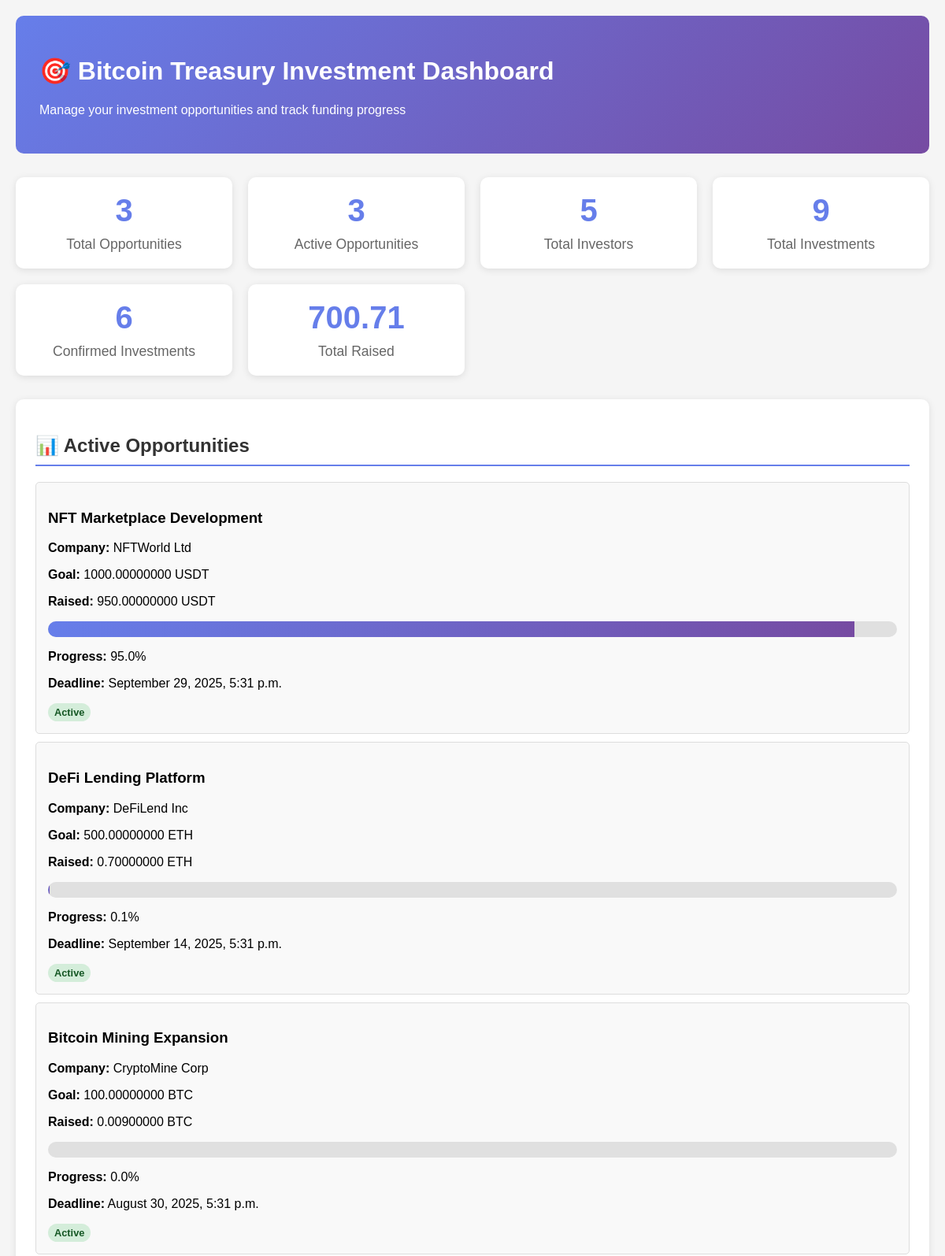
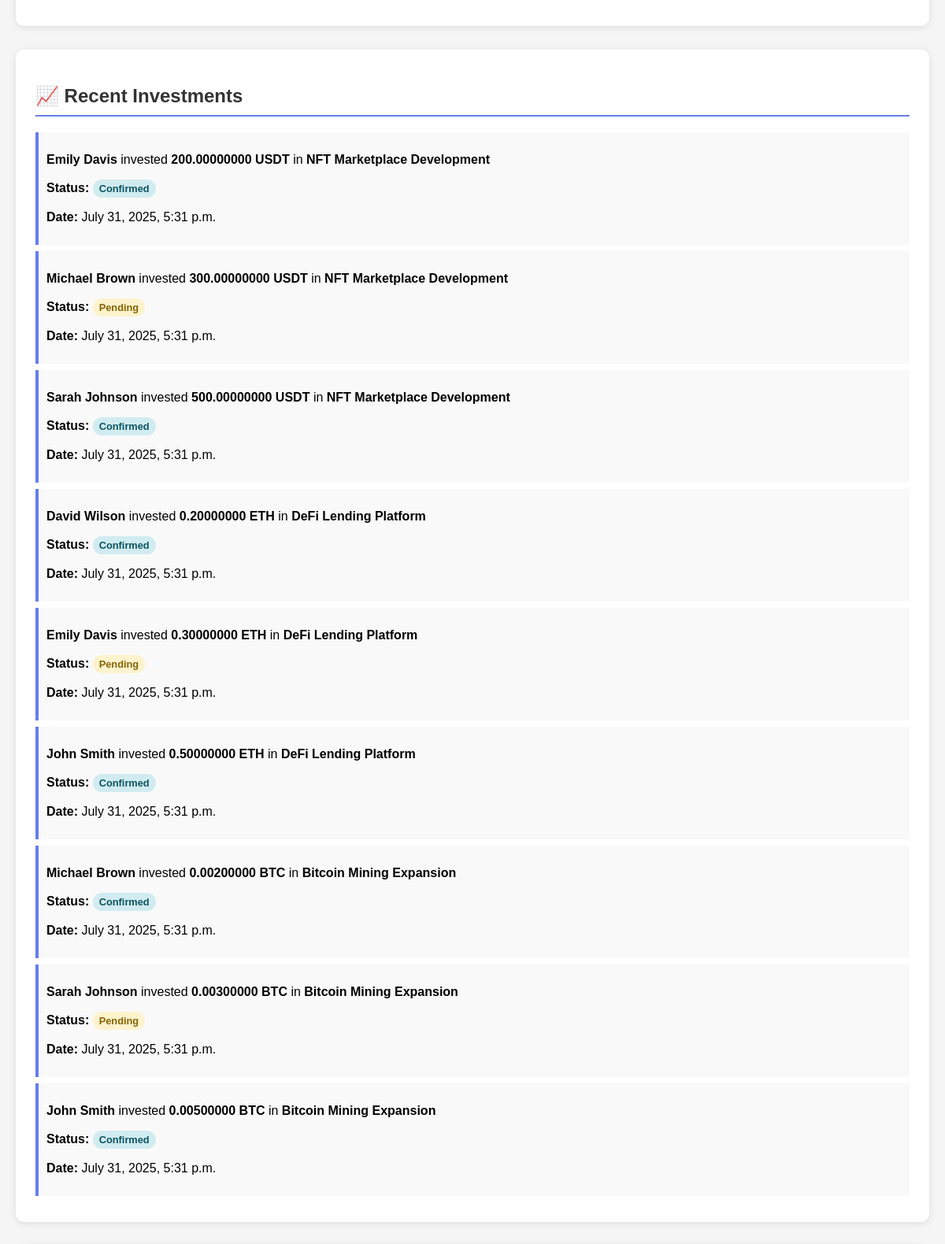
The page /dashboard/ (signed in, upper part) on the database its author committed (2 pictures, top to bottom).
### investments/models.py (models this page shows, shortened)
class Opportunity(models.Model):
    CURRENCY_CHOICES = [
        ('BTC', 'Bitcoin'),
        ('ETH', 'Ethereum'),
        ('USDT', 'Tether'),
        ('USDC', 'USD Coin'),
    ]
    STATUS_CHOICES = [
        ('active', 'Active'),
        ('funded', 'Funded'),
        ('cancelled', 'Cancelled'),
        ('expired', 'Expired'),
    ]
    id = models.UUIDField(primary_key=True, default=uuid.uuid4, editable=False)
    title = models.CharField(max_length=200)
    description = models.TextField()
    company_name = models.CharField(max_length=200)
    country = models.CharField(max_length=100, blank=True, null=True)
    ticker_symbol = models.CharField(max_length=20, blank=True, null=True)
    ticker_url = models.URLField(blank=True, null=True, validators=[URLValidator()])
    data_room_url = models.URLField(blank=True, null=True, validators=[URLValidator()])
    total_goal = models.DecimalField(
        max_digits=20,
        decimal_places=8,
        validators=[MinValueValidator(Decimal('0.00000001'))]
    )
    currency = models.CharField(max_length=4, choices=CURRENCY_CHOICES, default='BTC')
    current_raised = models.DecimalField(
        max_digits=20,
        decimal_places=8,
        default=0,
        validators=[MinValueValidator(Decimal('0'))]
    )
    minimum_investment = models.DecimalField(
        max_digits=20,
        decimal_places=8,
        validators=[MinValueValidator(Decimal('0.00000001'))]
    )
    deadline = models.DateTimeField()
    status = models.CharField(max_length=20, choices=STATUS_CHOICES, default='active')
    created_at = models.DateTimeField(auto_now_add=True)
    updated_at = models.DateTimeField(auto_now=True)
    class Meta:
        verbose_name_plural = "Opportunities"
        ordering = ['-created_at']
    @property
    def progress_percentage(self):
        if self.total_goal > 0:
            return (self.current_raised / self.total_goal) * 100
        return 0

class Investment(models.Model):
    STATUS_CHOICES = [
        ('pending', 'Pending'),
        ('confirmed', 'Confirmed'),
        ('rejected', 'Rejected'),
        ('cancelled', 'Cancelled'),
    ]
    id = models.UUIDField(primary_key=True, default=uuid.uuid4, editable=False)
    opportunity = models.ForeignKey(Opportunity, on_delete=models.CASCADE, related_name='investments')
    investor = models.ForeignKey(Investor, on_delete=models.CASCADE, related_name='investments')
    amount = models.DecimalField(
        max_digits=20,
        decimal_places=8,
        validators=[MinValueValidator(Decimal('0.00000001'))]
    )
    currency = models.CharField(max_length=4, choices=Opportunity.CURRENCY_CHOICES)
    status = models.CharField(max_length=20, choices=STATUS_CHOICES, default='pending')
    transaction_hash = models.CharField(max_length=255, blank=True, null=True)
    notes = models.TextField(blank=True, null=True)
    created_at = models.DateTimeField(auto_now_add=True)
    updated_at = models.DateTimeField(auto_now=True)
    class Meta:
        ordering = ['-created_at']

class Investor(models.Model):
    id = models.UUIDField(primary_key=True, default=uuid.uuid4, editable=False)
    first_name = models.CharField(max_length=100)
    last_name = models.CharField(max_length=100)
    email = models.EmailField(unique=True)
    phone = models.CharField(max_length=20, blank=True, null=True)
    wallet = models.ForeignKey(Wallet, on_delete=models.SET_NULL, null=True, blank=True)
    is_active = models.BooleanField(default=True)
    created_at = models.DateTimeField(auto_now_add=True)
    updated_at = models.DateTimeField(auto_now=True)
    class Meta:
        ordering = ['-created_at']
    @property
    def full_name(self):
        return f"{self.first_name} {self.last_name}"

### investments/views.py (the view)
# urls.py: path('dashboard/', views.dashboard, name='dashboard'),
@login_required
def dashboard(request):
    total_opportunities = Opportunity.objects.count()
    active_opportunities = Opportunity.objects.filter(status='active').count()
    total_investors = Investor.objects.count()
    total_investments = Investment.objects.count()
    confirmed_investments = Investment.objects.filter(status='confirmed').count()
    total_raised = Investment.objects.filter(status='confirmed').aggregate(
        total=Sum('amount')
    )['total'] or 0
    recent_opportunities = Opportunity.objects.all()[:5]
    recent_investments = Investment.objects.select_related('investor', 'opportunity').all()[:10]
    active_opportunities_list = Opportunity.objects.filter(status='active')
    context = {
        'total_opportunities': total_opportunities,
        'active_opportunities': active_opportunities,
        'total_investors': total_investors,
        'total_investments': total_investments,
        'confirmed_investments': confirmed_investments,
        'total_raised': total_raised,
        'recent_opportunities': recent_opportunities,
        'recent_investments': recent_investments,
        'active_opportunities_list': active_opportunities_list,
    }
    return render(request, 'investments/dashboard.html', context)

### investments/templates/investments/dashboard.html (shortened to what this page needs)
<!DOCTYPE html>
<html lang="en">
<head>
</head>
<body>
    <div class="container">
        <div class="header">
            <h1>🎯 Bitcoin Treasury Investment Dashboard</h1>
            <p>Manage your investment opportunities and track funding progress</p>
        </div>
        <div class="stats-grid">
            <div class="stat-card">
                <div class="stat-number">{{ total_opportunities }}</div>
                <div class="stat-label">Total Opportunities</div>
            </div>
            <div class="stat-card">
                <div class="stat-number">{{ active_opportunities }}</div>
                <div class="stat-label">Active Opportunities</div>
            </div>
            <div class="stat-card">
                <div class="stat-number">{{ total_investors }}</div>
                <div class="stat-label">Total Investors</div>
            </div>
            <div class="stat-card">
                <div class="stat-number">{{ total_investments }}</div>
                <div class="stat-label">Total Investments</div>
            </div>
            <div class="stat-card">
                <div class="stat-number">{{ confirmed_investments }}</div>
                <div class="stat-label">Confirmed Investments</div>
            </div>
            <div class="stat-card">
                <div class="stat-number">{{ total_raised|floatformat:2 }}</div>
                <div class="stat-label">Total Raised</div>
            </div>
        </div>
        <div class="section">
            <h2>📊 Active Opportunities</h2>
            {% if active_opportunities_list %}
                {% for opportunity in active_opportunities_list %}
                <div class="opportunity-item">
                    <h3>{{ opportunity.title }}</h3>
                    <p><strong>Company:</strong> {{ opportunity.company_name }}</p>
                    <p><strong>Goal:</strong> {{ opportunity.total_goal }} {{ opportunity.currency }}</p>
                    <p><strong>Raised:</strong> {{ opportunity.current_raised }} {{ opportunity.currency }}</p>
                    <div class="progress-bar">
                        <div class="progress-fill" style="width: {{ opportunity.progress_percentage }}%"></div>
                    </div>
                    <p><strong>Progress:</strong> {{ opportunity.progress_percentage|floatformat:1 }}%</p>
                    <p><strong>Deadline:</strong> {{ opportunity.deadline|date:"F j, Y, g:i a" }}</p>
                    <span class="status-badge status-{{ opportunity.status }}">{{ opportunity.status|title }}</span>
                </div>
                {% endfor %}
            {% else %}
                <p>No active opportunities at the moment.</p>
            {% endif %}
        </div>
        <div class="section">
            <h2>📈 Recent Investments</h2>
            {% if recent_investments %}
                {% for investment in recent_investments %}
                <div class="investment-item">
                    <p><strong>{{ investment.investor.full_name }}</strong> invested
                       <strong>{{ investment.amount }} {{ investment.currency }}</strong> in
                       <strong>{{ investment.opportunity.title }}</strong></p>
                    <p><strong>Status:</strong>
                        <span class="status-badge status-{{ investment.status }}">{{ investment.status|title }}</span>
                    </p>
                    <p><strong>Date:</strong> {{ investment.created_at|date:"F j, Y, g:i a" }}</p>
                </div>
                {% endfor %}
            {% else %}
                <p>No recent investments.</p>
            {% endif %}
        </div>
    </div>
</body>
</html>

### investments/templates/investments/dashboard.html (style rules this page uses)
body { font-family: Arial, sans-serif; margin: 0; padding: 20px; background-color: #f5f5f5; }
.container { max-width: 1200px; margin: 0 auto; }
.header { background: linear-gradient(135deg, #667eea 0%, #764ba2 100%); color: white; padding: 30px; border-radius: 10px; margin-bottom: 30px; }
.stats-grid { display: grid; grid-template-columns: repeat(auto-fit, minmax(250px, 1fr)); gap: 20px; margin-bottom: 30px; }
.stat-card { background: white; padding: 20px; border-radius: 10px; box-shadow: 0 2px 10px rgba(0,0,0,0.1); text-align: center; }
.stat-number { font-size: 2.5em; font-weight: bold; color: #667eea; margin-bottom: 10px; }
.stat-label { color: #666; font-size: 1.1em; }
.section { background: white; padding: 25px; border-radius: 10px; box-shadow: 0 2px 10px rgba(0,0,0,0.1); margin-bottom: 30px; }
.section h2 { color: #333; margin-bottom: 20px; border-bottom: 2px solid #667eea; padding-bottom: 10px; }
.opportunity-item { border: 1px solid #ddd; border-radius: 5px; padding: 15px; margin-bottom: 10px; background: #f9f9f9; }
.progress-bar { width: 100%; height: 20px; background-color: #e0e0e0; border-radius: 10px; overflow: hidden; margin: 10px 0; }
.progress-fill { height: 100%; background: linear-gradient(90deg, #667eea, #764ba2); transition: width 0.3s ease; }
.investment-item { border-left: 4px solid #667eea; padding: 10px; margin-bottom: 8px; background: #f9f9f9; }
.status-badge { display: inline-block; padding: 4px 8px; border-radius: 12px; font-size: 0.8em; font-weight: bold; }
.status-active { background-color: #d4edda; color: #155724; }
.status-pending { background-color: #fff3cd; color: #856404; }
.status-confirmed { background-color: #d1ecf1; color: #0c5460; }

### rows shown on the page
Opportunity: title "NFT Marketplace Development", company_name "NFTWorld Ltd", total_goal "1000.00000000", currency "USDT", current_raised "950.00000000", progress_percentage "95.0", deadline "September 29, 2025, 5:31 p.m.", status "Active"
Opportunity: title "DeFi Lending Platform", company_name "DeFiLend Inc", total_goal "500.00000000", currency "ETH", current_raised "0.70000000", progress_percentage "0.1", deadline "September 14, 2025, 5:31 p.m.", status "Active"
Opportunity: title "Bitcoin Mining Expansion", company_name "CryptoMine Corp", total_goal "100.00000000", currency "BTC", current_raised "0.00900000", progress_percentage "0.0", deadline "August 30, 2025, 5:31 p.m.", status "Active"
Investment: investor.full_name "Emily Davis", amount "200.00000000", currency "USDT", opportunity "NFT Marketplace Development", status "Confirmed", created_at "July 31, 2025, 5:31 p.m."
Investment: investor.full_name "Michael Brown", amount "300.00000000", currency "USDT", opportunity "NFT Marketplace Development", status "Pending", created_at "July 31, 2025, 5:31 p.m."
Investment: investor.full_name "Sarah Johnson", amount "500.00000000", currency "USDT", opportunity "NFT Marketplace Development", status "Confirmed", created_at "July 31, 2025, 5:31 p.m."
Investment: investor.full_name "David Wilson", amount "0.20000000", currency "ETH", opportunity "DeFi Lending Platform", status "Confirmed", created_at "July 31, 2025, 5:31 p.m."
Investment: investor.full_name "Emily Davis", amount "0.30000000", currency "ETH", opportunity "DeFi Lending Platform", status "Pending", created_at "July 31, 2025, 5:31 p.m."
Investment: investor.full_name "John Smith", amount "0.50000000", currency "ETH", opportunity "DeFi Lending Platform", status "Confirmed", created_at "July 31, 2025, 5:31 p.m."
Investment: investor.full_name "Michael Brown", amount "0.00200000", currency "BTC", opportunity "Bitcoin Mining Expansion", status "Confirmed", created_at "July 31, 2025, 5:31 p.m."
Investment: investor.full_name "Sarah Johnson", amount "0.00300000", currency "BTC", opportunity "Bitcoin Mining Expansion", status "Pending", created_at "July 31, 2025, 5:31 p.m."
Investment: investor.full_name "John Smith", amount "0.00500000", currency "BTC", opportunity "Bitcoin Mining Expansion", status "Confirmed", created_at "July 31, 2025, 5:31 p.m."

### other values the page prints
{{ total_opportunities }} "3"
{{ active_opportunities }} "3"
{{ total_investors }} "5"
{{ total_investments }} "9"
{{ confirmed_investments }} "6"
{{ total_raised|floatformat:2 }} "700.71"
